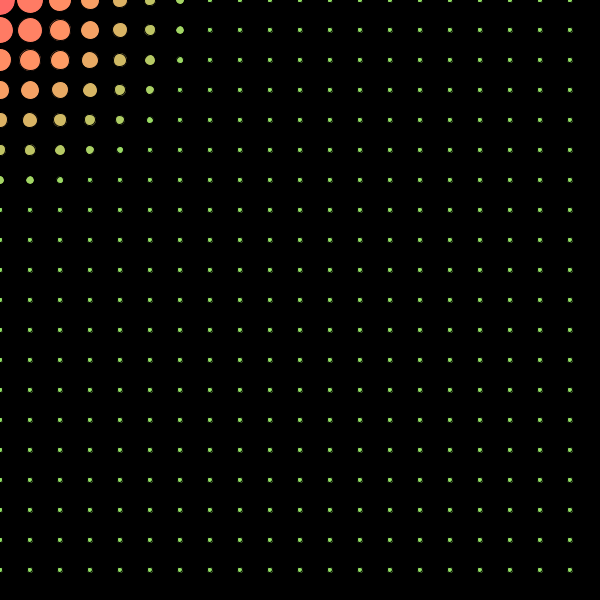
Frame 1 (no input)
Frame 60 (the mouse pressed at the canvas centre just before this capture): identical to frame 1, image omitted
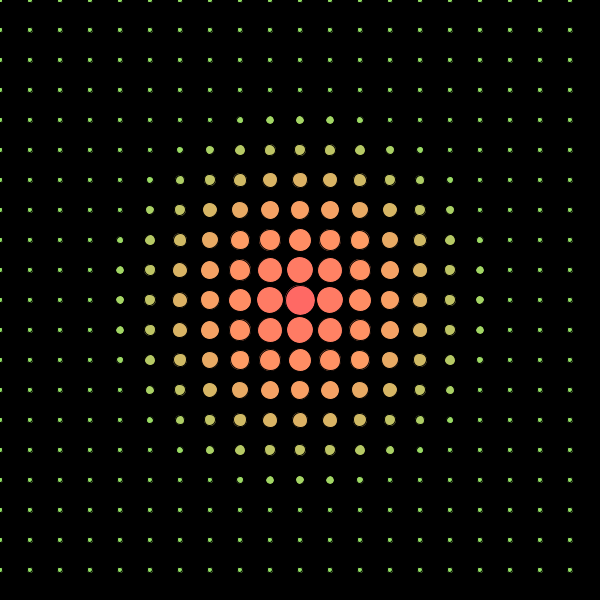
Frame 120 (the mouse held since frame 60 and released just before this capture)

The Processing sketch that drew these frames (run headless with seeded random() and noise(); from frame 60 on, the mouse is pressed at the canvas centre):

// Processing sketch: distanceReactingSpotsMany
// ── distanceReactingSpotsMany.pde
// for a detailed commented code look at distanceReactingSpots example

// bi-dimensional array of Spots, with space for 20 x 20 elements 
Spot [] [] mySpot = new Spot[20][20];


void setup() {
  size(600, 600);
  smooth();

  // assign a "spot" to each one of the open spaces
  // and give each one some numbers for the Constructor to give "birth" an object
  for (int i=0; i<mySpot.length; i++) {
    for (int j=0; j<mySpot.length; j++) {
      mySpot [i] [j]= new Spot(30 * i, 30 * j, 20);
    }
  }
}


void draw() {
  background(0);

  // for each one of the objects, update and display (check and draw)
  for (int i=0; i<mySpot.length; i++) {
    for (int j=0; j<mySpot.length; j++) {
      mySpot[i] [j].update(mouseX, mouseY); // we pass the mouse position to the update() of the object
      mySpot[i] [j].display(); // we call the display() method of the object, which basically draws
    }
  }
}


// ── spot.pde
// for a detailed commented code look at distanceReactingSpots example
// we open the class
class Spot {
  // Variables
  float x;
  float y;
  float mx;
  float my;
  float sz;
  float mouseDist;
  float mouseDistMapped;
  
  // Constructor
  Spot(float xPos, float yPos, float spotSize){
    x = xPos;
    y = yPos;
    sz = spotSize;

  }
  
  // Method 1: update
  void update(float mousePosX, float mousePosY){
    mx = mousePosX;
    my = mousePosY;
    mouseDist = dist(x, y, mx, my);
    mouseDist = constrain(mouseDist, 0, 200);
    mouseDistMapped = map(mouseDist, 0, 200, 1.5, 0.3);
  }
  
  // Method 2: draw
  void display(){
    
    fill(100 + 155*mouseDistMapped, 255 - 100 * mouseDistMapped,100); // some color fun
    ellipse(x, y, sz * mouseDistMapped, sz * mouseDistMapped); // draw ellipse
  }

} // we close the class
